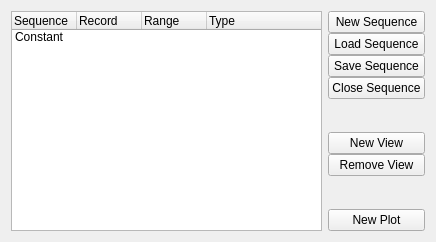
<?xml version="1.0" encoding="UTF-8"?>
<ui version="4.0">
 <class>SequenceForm</class>
 <widget class="QWidget" name="SequenceForm">
  <property name="geometry">
   <rect>
    <x>0</x>
    <y>0</y>
    <width>436</width>
    <height>242</height>
   </rect>
  </property>
  <property name="windowTitle">
   <string>Form</string>
  </property>
  <layout class="QHBoxLayout" name="horizontalLayout">
   <item>
    <widget class="QTreeWidget" name="seqTreeWidget">
     <property name="rootIsDecorated">
      <bool>false</bool>
     </property>
     <property name="animated">
      <bool>true</bool>
     </property>
     <property name="columnCount">
      <number>4</number>
     </property>
     <attribute name="headerDefaultSectionSize">
      <number>65</number>
     </attribute>
     <column>
      <property name="text">
       <string>Sequence</string>
      </property>
     </column>
     <column>
      <property name="text">
       <string>Record</string>
      </property>
     </column>
     <column>
      <property name="text">
       <string>Range</string>
      </property>
     </column>
     <column>
      <property name="text">
       <string>Type</string>
      </property>
     </column>
     <item>
      <property name="text">
       <string>Constant</string>
      </property>
      <property name="text">
       <string/>
      </property>
      <property name="text">
       <string/>
      </property>
      <property name="text">
       <string/>
      </property>
     </item>
    </widget>
   </item>
   <item>
    <layout class="QVBoxLayout" name="verticalLayout">
     <property name="spacing">
      <number>0</number>
     </property>
     <item>
      <widget class="QPushButton" name="newSeqButton">
       <property name="text">
        <string>New Sequence</string>
       </property>
      </widget>
     </item>
     <item>
      <widget class="QPushButton" name="loadSeqButton">
       <property name="text">
        <string>Load Sequence</string>
       </property>
      </widget>
     </item>
     <item>
      <widget class="QPushButton" name="saveSeqButton">
       <property name="text">
        <string>Save Sequence</string>
       </property>
      </widget>
     </item>
     <item>
      <widget class="QPushButton" name="closeSeqButton">
       <property name="text">
        <string>Close Sequence</string>
       </property>
      </widget>
     </item>
     <item>
      <spacer name="verticalSpacer">
       <property name="orientation">
        <enum>Qt::Vertical</enum>
       </property>
       <property name="sizeHint" stdset="0">
        <size>
         <width>20</width>
         <height>40</height>
        </size>
       </property>
      </spacer>
     </item>
     <item>
      <widget class="QPushButton" name="newViewButton">
       <property name="text">
        <string>New View</string>
       </property>
      </widget>
     </item>
     <item>
      <widget class="QPushButton" name="removeViewButton">
       <property name="text">
        <string>Remove View</string>
       </property>
      </widget>
     </item>
     <item>
      <spacer name="verticalSpacer_2">
       <property name="orientation">
        <enum>Qt::Vertical</enum>
       </property>
       <property name="sizeHint" stdset="0">
        <size>
         <width>20</width>
         <height>40</height>
        </size>
       </property>
      </spacer>
     </item>
     <item>
      <widget class="QPushButton" name="newPlotButton">
       <property name="text">
        <string>New Plot</string>
       </property>
      </widget>
     </item>
    </layout>
   </item>
  </layout>
 </widget>
 <resources/>
 <connections>
  <connection>
   <sender>newSeqButton</sender>
   <signal>clicked()</signal>
   <receiver>SequenceForm</receiver>
   <slot>newSequenceSlot()</slot>
   <hints>
    <hint type="sourcelabel">
     <x>408</x>
     <y>21</y>
    </hint>
    <hint type="destinationlabel">
     <x>431</x>
     <y>22</y>
    </hint>
   </hints>
  </connection>
  <connection>
   <sender>loadSeqButton</sender>
   <signal>clicked()</signal>
   <receiver>SequenceForm</receiver>
   <slot>loadSequenceSlot()</slot>
   <hints>
    <hint type="sourcelabel">
     <x>410</x>
     <y>45</y>
    </hint>
    <hint type="destinationlabel">
     <x>434</x>
     <y>47</y>
    </hint>
   </hints>
  </connection>
  <connection>
   <sender>saveSeqButton</sender>
   <signal>clicked()</signal>
   <receiver>SequenceForm</receiver>
   <slot>saveSequenceSlot()</slot>
   <hints>
    <hint type="sourcelabel">
     <x>381</x>
     <y>68</y>
    </hint>
    <hint type="destinationlabel">
     <x>430</x>
     <y>72</y>
    </hint>
   </hints>
  </connection>
  <connection>
   <sender>closeSeqButton</sender>
   <signal>clicked()</signal>
   <receiver>SequenceForm</receiver>
   <slot>closeSequenceSlot()</slot>
   <hints>
    <hint type="sourcelabel">
     <x>377</x>
     <y>91</y>
    </hint>
    <hint type="destinationlabel">
     <x>432</x>
     <y>98</y>
    </hint>
   </hints>
  </connection>
  <connection>
   <sender>newViewButton</sender>
   <signal>clicked()</signal>
   <receiver>SequenceForm</receiver>
   <slot>newViewSlot()</slot>
   <hints>
    <hint type="sourcelabel">
     <x>411</x>
     <y>142</y>
    </hint>
    <hint type="destinationlabel">
     <x>433</x>
     <y>143</y>
    </hint>
   </hints>
  </connection>
  <connection>
   <sender>removeViewButton</sender>
   <signal>clicked()</signal>
   <receiver>SequenceForm</receiver>
   <slot>removeViewSlot()</slot>
   <hints>
    <hint type="sourcelabel">
     <x>403</x>
     <y>166</y>
    </hint>
    <hint type="destinationlabel">
     <x>433</x>
     <y>169</y>
    </hint>
   </hints>
  </connection>
  <connection>
   <sender>newPlotButton</sender>
   <signal>clicked()</signal>
   <receiver>SequenceForm</receiver>
   <slot>newPlotSlot()</slot>
   <hints>
    <hint type="sourcelabel">
     <x>413</x>
     <y>221</y>
    </hint>
    <hint type="destinationlabel">
     <x>432</x>
     <y>222</y>
    </hint>
   </hints>
  </connection>
  <connection>
   <sender>seqTreeWidget</sender>
   <signal>itemSelectionChanged()</signal>
   <receiver>SequenceForm</receiver>
   <slot>selectionChangedSlot()</slot>
   <hints>
    <hint type="sourcelabel">
     <x>329</x>
     <y>116</y>
    </hint>
    <hint type="destinationlabel">
     <x>338</x>
     <y>116</y>
    </hint>
   </hints>
  </connection>
  <connection>
   <sender>seqTreeWidget</sender>
   <signal>itemChanged(QTreeWidgetItem*,int)</signal>
   <receiver>SequenceForm</receiver>
   <slot>changeSlot(QTreeWidgetItem*,int)</slot>
   <hints>
    <hint type="sourcelabel">
     <x>322</x>
     <y>199</y>
    </hint>
    <hint type="destinationlabel">
     <x>339</x>
     <y>198</y>
    </hint>
   </hints>
  </connection>
 </connections>
 <slots>
  <slot>newSequenceSlot()</slot>
  <slot>loadSequenceSlot()</slot>
  <slot>saveSequenceSlot()</slot>
  <slot>closeSequenceSlot()</slot>
  <slot>newViewSlot()</slot>
  <slot>removeViewSlot()</slot>
  <slot>newPlotSlot()</slot>
  <slot>selectionChangedSlot()</slot>
  <slot>changeSlot(QTreeWidgetItem*,int)</slot>
 </slots>
</ui>
